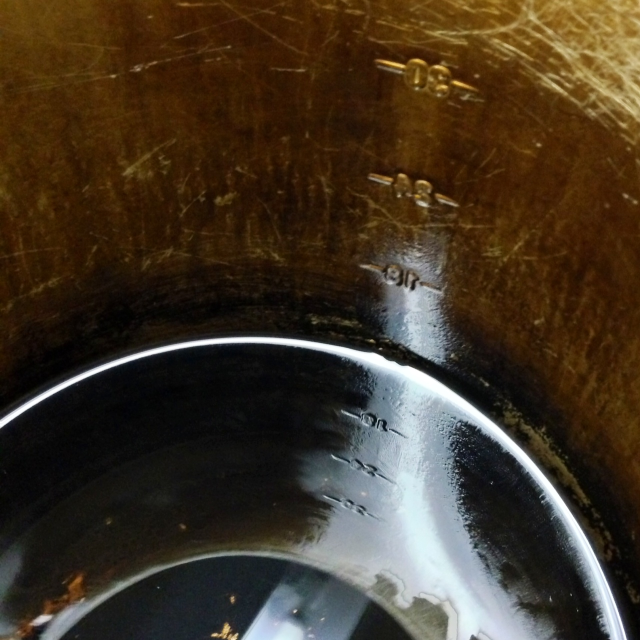
#> input picture programming_computer_vision_with_python/cvbook-contrib/coffee.jpeg, 1280 x 1280 px (shown at 1/2 size)
$ python ch01_avg.py   (older library calls are emulated)
#> lines starting #> are read from the running program, lines starting #| are printed output that depends on the picture
### programming_computer_vision_with_python/cvbook-contrib/imtools.py
import numpy
import os

from PIL import Image


def get_imlist(path):
  """Returns a list of filenames for all jpg images in a directory."""
  return [os.path.join(path, f) for f in os.listdir(path) if f.endswith('.jpg')]


# [22 lines left out: functions imresize, Htransform, histeq, not called in this run]


def compute_average(imlist):
  """Compute the average of a lsit of images."""
  avg = numpy.array(Image.open(imlist[0]), 'f')
  count = 1
  for name in imlist[1:]:
    try:
      avg += numpy.array(Image.open(name))
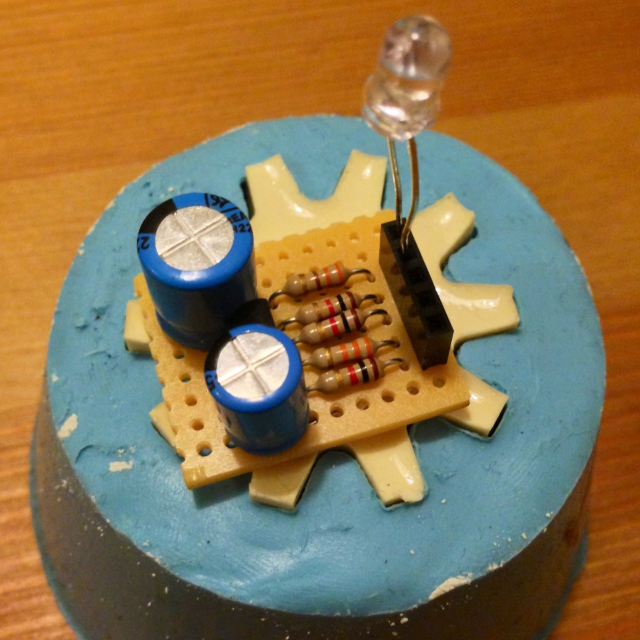
#> input picture programming_computer_vision_with_python/cvbook-contrib/board.jpeg, 1280 x 1280 px (shown at 1/2 size)
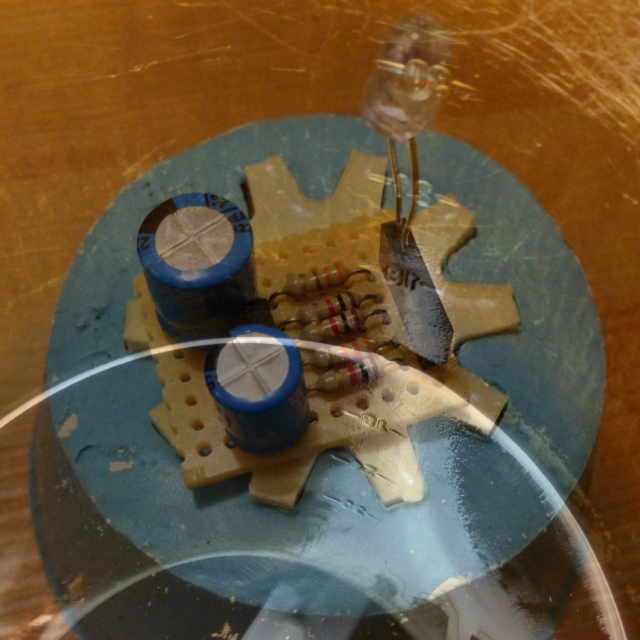
#> avg: shape (1280, 1280, 3) float32 (shown at 1/2 size); mean R, G, B 204.7, 169.7, 116.1; drawn with min black and max white
      count += 1
    except:
      print name + '...skipped'
#> pass 2 of the loop in compute_average, `for name in imlist[1:]:`:
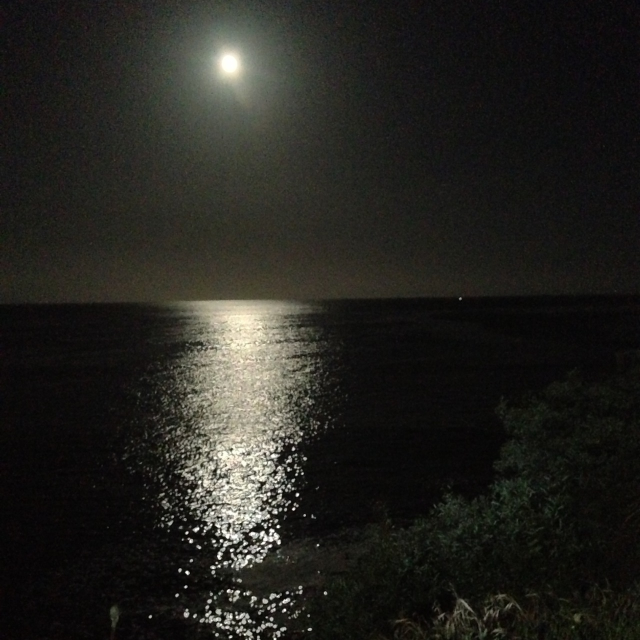
#> input picture programming_computer_vision_with_python/cvbook-contrib/sea.jpeg, 1280 x 1280 px (shown at 1/2 size)
#> in compute_average, `avg += numpy.array(Image.open(name))`:
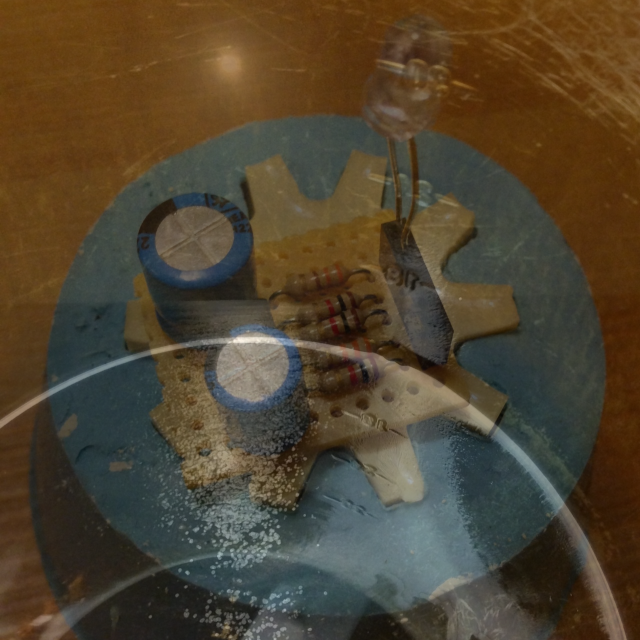
#> avg: shape (1280, 1280, 3) float32 (shown at 1/2 size); mean R, G, B 240.7, 204.9, 147; drawn with min black and max white
  avg /= count
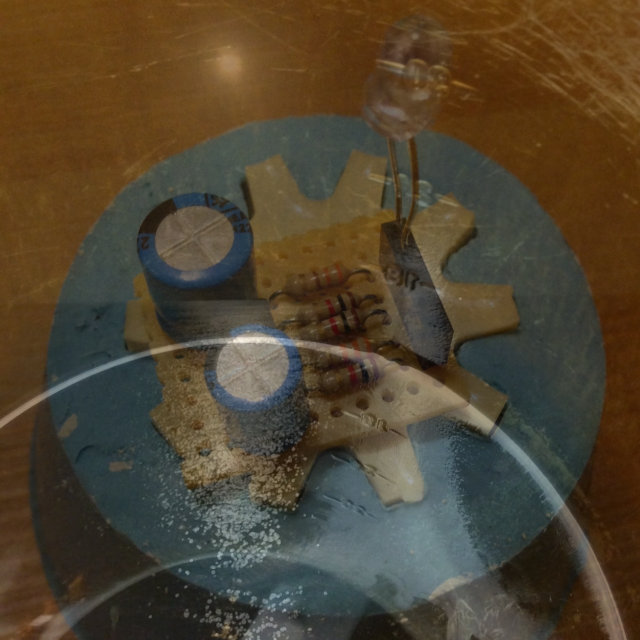
#> avg: shape (1280, 1280, 3) float32 (shown at 1/2 size); mean R, G, B 80.2, 68.3, 49
  return numpy.array(avg, 'uint8')


# [29 lines left out: function plot_2d_boundary, not called in this run]

### programming_computer_vision_with_python/cvbook-contrib/ch01_avg.py
from PIL import Image
from pylab import *
import imtools

avg = imtools.compute_average(['coffee.jpeg', 'board.jpeg', 'sea.jpeg'])

imshow(avg)
show()
